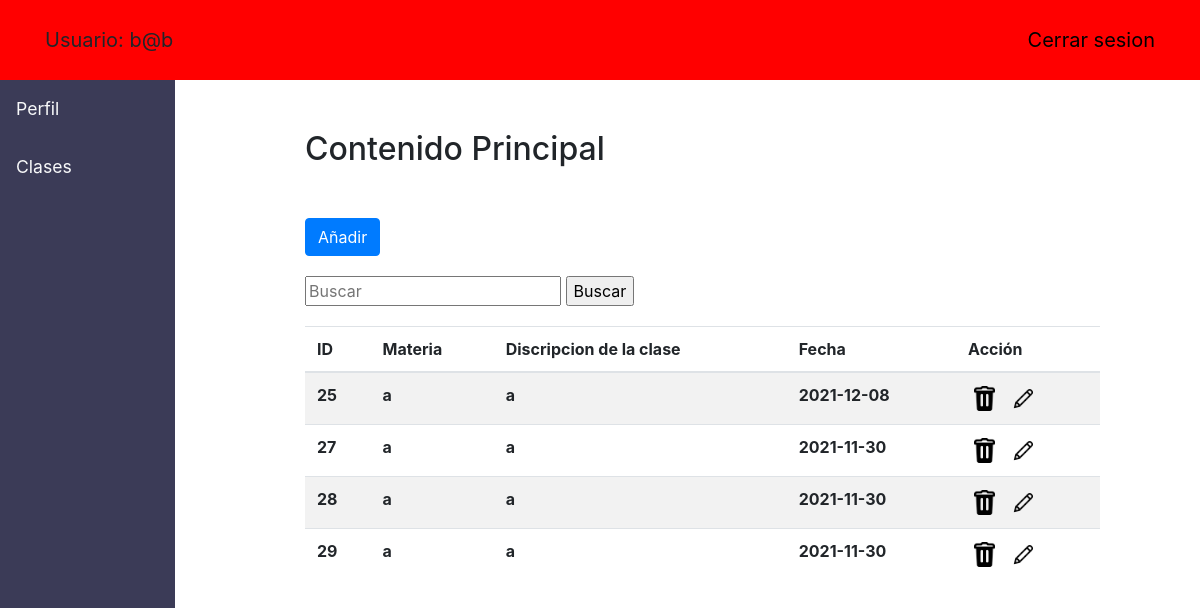
Screenshot of /menuLogin.php (signed in) with the database file from the repository.
### tables this page shows
CREATE TABLE `clase` (
  `id` int(11) NOT NULL,
  `materia` varchar(30) NOT NULL,
  `descripcion` varchar(50) NOT NULL,
  `fecha` date NOT NULL,
  `correo` varchar(30) NOT NULL
);

### menuLogin.php (the view, shortened to what this page needs)
<html>
    <head>
        <link rel="stylesheet" href="css/estilo.css">
        <link rel="stylesheet" href="https://stackpath.bootstrapcdn.com/bootstrap/4.5.0/css/bootstrap.min.css">
    </head>
    <body>
        <header>
            <div class="container" >
                <div class="row">
                    <div class="col-md-8 col-sm-8 col-xs-8">
                        <div class="header-top-right">
                            <a>
                                <?php
                                    $correo=$_SESSION['USUARIO'];
                                    echo "Usuario: ",$correo;
                                ?>
                            </a>
                        </div>
                    </div>
                    <div class="col-md-4 col-sm-4 col-xs-4">
                        <div class="header-top-right text-right">
                                <a href="cerrarSesion.php">Cerrar sesion</a>
                        </div>
                    </div>
                </div>
            </div>
        </header>
        <div class="row">
            <div class="col-md-2 col-sm-2 col-xs-2">
                <div id="sidebar-container" class="bg-primary">
                    <div class="menu">
                        <a href="perfil.php" class="d-block text-light p-3">Perfil</a>
                        <a href="menuLogin.php" class="d-block text-light p-3">Clases</a>
                    </div>
                </div>
            </div>
            <div class="col-md-10 col-sm-10 col-xs-10">
            <div class="principal">
                <h2>Contenido Principal</h2>
                    </div>
                    <div class="botonAnadir">
                    <button type="button" class="btn btn-primary" data-toggle="modal" data-target="#anadir"> Añadir</button>
                    </div>
                    <div class="buscar">
                        <form action="buscarClase.php" method="POST">
                            <input type="text" name="busqueda" placeholder="Buscar">
                            <input type="submit" value="Buscar" class="btnBuscar"></input>
                        </form>
                    </div>
                    <div class="datosMostrar">
                        <table class="table table-striped">
                            <thead>
                                <tr>
                                    <th>ID</th>
                                    <th>Materia</th>
                                    <th>Discripcion de la clase</th>
                                    <th>Fecha</th>
                                    <th>Acción</th>
                                </tr>
                            </thead>
                            <?php
                                include ("conexion.php");
                                foreach($conexion->query("SELECT materia,descripcion,fecha,id FROM clase WHERE correo='$correo'") as $row) {
                            ?>
                            <tr>
                                <form action="eliminarClase.php" method="POST">
                                    <th><?php echo $row["id"];?></th>
                                    <th><?php echo $row["materia"];?></th>
                                    <th><?php echo $row["descripcion"];?></th>
                                    <th><?php echo $row["fecha"];?></th>
                                    <th>
                                        <button type="button" class="botonAccion" data-toggle="modal" data-target="#eliminar"><img class="imgAccion" src="icono/eliminar.png" ></img></button>
                                </form>
                                    <button type="buttom" class="botonAccion" data-toggle="modal" data-target="#modificar"><img class="imgAccion" src="icono/modificar.png" ></img></button>
                            </tr>
                            <?php } ?>
                </table>
                </div>
            </div>
        </div>
    </body>
</html>

### css/estilo.css (style rules this page uses)
:root { --sidebbarback: #3b3b57; --headback: #ff0000; --bodyback:#ffffff; --letraHead: #000; }
body { background-color: var(--bodyback); }
header { padding: 25px; background: var(--headback); }
header a { text-decoration: none; color: var(--letraHead); font-size: 125%; }
.principal { margin-left: 100px; margin-top: 50px; }
.row .bg-primary { background-color: var(--sidebbarback) !important; }
#sidebar-container { min-height: 100vh; }
#sidebar-container .menu { width: 100%; }
#sidebar-container a { font-size: 110%; }
.botonAnadir { margin-left: 100px; margin-top: 50px; margin-bottom: 20px; }
.botonAccion { border: none; background: none; }
.datosMostrar { margin-left: 100px; margin-right: 100px; }
.imgAccion { max-width: 25px; max-height: 25px; }
.buscar { margin-left: 100px; margin-bottom: 20px; }

### rows the page displays
clase: id "25", materia "a", descripcion "a", fecha "2021-12-08"
clase: id "27", materia "a", descripcion "a", fecha "2021-11-30"
clase: id "28", materia "a", descripcion "a", fecha "2021-11-30"
clase: id "29", materia "a", descripcion "a", fecha "2021-11-30"

### other values shown
$correo "b@b"
